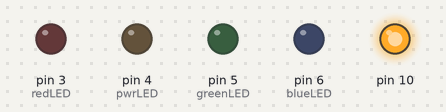
A sketch run on a simulated Arduino Uno, built with avr-gcc and run on an emulated ATmega328P. Parts: output pins drawn as LEDs (lit = HIGH). What the sketch prints to the serial monitor is not drawn.

Above: at 0.1 s.
At 123.2 s:
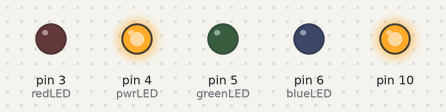
Timing chart, 0 to 124.7 s (numbered marks = the images above):
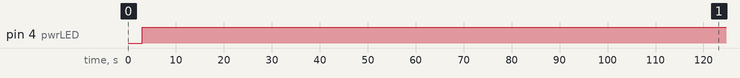

Measured:
- by itself, pin 4 (pwrLED): LOW → HIGH at 3.0 s

The sketch:

nanoLEDS.ino
```cpp
#include <SPI.h>


#define pwrLED 4
#define redLED 3
#define greenLED 5
#define blueLED 6

#define intervalLED 1000


void shutOff(){
  pinMode(pwrLED, INPUT);
  pinMode(greenLED, INPUT);
  pinMode(blueLED, INPUT);
  pinMode(redLED, INPUT);
}

unsigned long timerScore = 0;
unsigned long timerLED = 0;
int ledState = 0;
int color = -1;


void setup() {
  // put your setup code here, to run once:
  Serial.begin(9600);                                           // Initialize serial communications with the PC
  SPI.begin();
  timerScore = millis();

}

void loop() {
  // put your main code here, to run repeatedly:

  if (timerScore  + 3000 <= millis()){
        timerScore = millis();
        color ++;
        Serial.println(color);
        if (color == 6) {color = 0;}
      }

      switch(color){
        case 0:
        case 1:
          //blanco
          pinMode(pwrLED, OUTPUT);
          pinMode(greenLED, OUTPUT);
          pinMode(blueLED, OUTPUT);
          pinMode(redLED, INPUT);
          digitalWrite(pwrLED,HIGH);
          digitalWrite(greenLED, LOW);
          digitalWrite(blueLED, LOW);
          break;

        case 2:
        case 3:
          //ambar
          Serial.println("ambar");
          pinMode(pwrLED, OUTPUT);
          pinMode(greenLED, INPUT);
          pinMode(blueLED, OUTPUT);
          pinMode(redLED, OUTPUT);
          digitalWrite(pwrLED,HIGH);
          digitalWrite(redLED, LOW);
          digitalWrite(blueLED, LOW);
          break;

        case 4:
        case 5:
          //blanco parpadeo
          Serial.println("blanco parpadeo");
          if (millis()-timerLED > intervalLED){
            timerLED = millis();
            if (ledState == 0){
              ledState = 1;
              pinMode(pwrLED, OUTPUT);
              pinMode(greenLED, OUTPUT);
              pinMode(blueLED, OUTPUT);
              pinMode(redLED, INPUT);
              digitalWrite(pwrLED,HIGH);
              digitalWrite(greenLED, LOW);
              digitalWrite(blueLED, LOW);
            }
            else{
              ledState = 0;
              pinMode(pwrLED, INPUT);
              pinMode(greenLED, INPUT);
              pinMode(blueLED, INPUT);
              pinMode(redLED, INPUT);
            }
          }
          break;
      }
}
```
